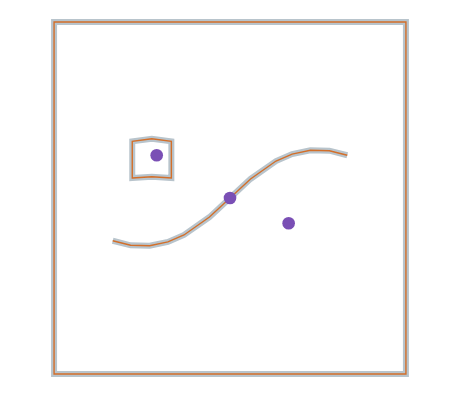

Write a Vega-Lite specification for this figure.
### Vega specification from a JSON file in a GitHub repository (floating-point values rounded to 4 significant figures)
{"$schema": "https://vega.github.io/schema/vega/v6.json", "description": "A projection's `angle` is d3's — a rotation of the plane after the projection, which every d3-geo projection has a setter for — and upstream never reaches it. The transform that maintains a projection forwards the nineteen names `vega-projection` exports as `projectionProperties`, and `angle` is not one of them, so a specification that asks for one is drawing the same map as a specification that does not. Both projections here are the same mercator and one of them asks for 30 degrees; the two outlines land exactly on top of each other, which is the whole of what upstream does with it. The thick grey is the plain one and the thin orange is the one that asked.", "width": 220, "height": 130, "padding": 5, "background": "white", "data": [{"name": "world", "values": {"type": "FeatureCollection", "features": [{"type": "Feature", "properties": {}, "geometry": {"type": "Polygon", "coordinates": [[[-100, 20], [-60, 20], [-60, 50], [-100, 50], [-100, 20]]]}}, {"type": "Feature", "properties": {}, "geometry": {"type": "LineString", "coordinates": [[-120, -40], [0, 0], [120, 40]]}}]}, "format": {"type": "json", "property": "features"}}, {"name": "pins", "values": [{"lon": -75, "lat": 40}, {"lon": 0, "lat": 0}, {"lon": 60, "lat": -25}], "transform": [{"type": "geopoint", "projection": "turned", "fields": ["lon", "lat"], "as": ["px", "py"]}]}], "projections": [{"name": "plain", "type": "mercator", "scale": 28, "translate": [110, 65]}, {"name": "turned", "type": "mercator", "scale": 28, "translate": [110, 65], "angle": 30}], "marks": [{"type": "shape", "from": {"data": "world"}, "transform": [{"type": "geoshape", "projection": "plain"}], "encode": {"enter": {"fill": {"value": null}, "stroke": {"value": "#b8c4cc"}, "strokeWidth": {"value": 3}}}}, {"type": "shape", "from": {"data": "world"}, "transform": [{"type": "geoshape", "projection": "turned"}], "encode": {"enter": {"fill": {"value": null}, "stroke": {"value": "#d36f2a"}, "strokeWidth": {"value": 0.7}}}}, {"type": "symbol", "from": {"data": "pins"}, "encode": {"enter": {"x": {"field": "px"}, "y": {"field": "py"}, "size": {"value": 40}, "fill": {"value": "#7a4fb5"}}}}]}
